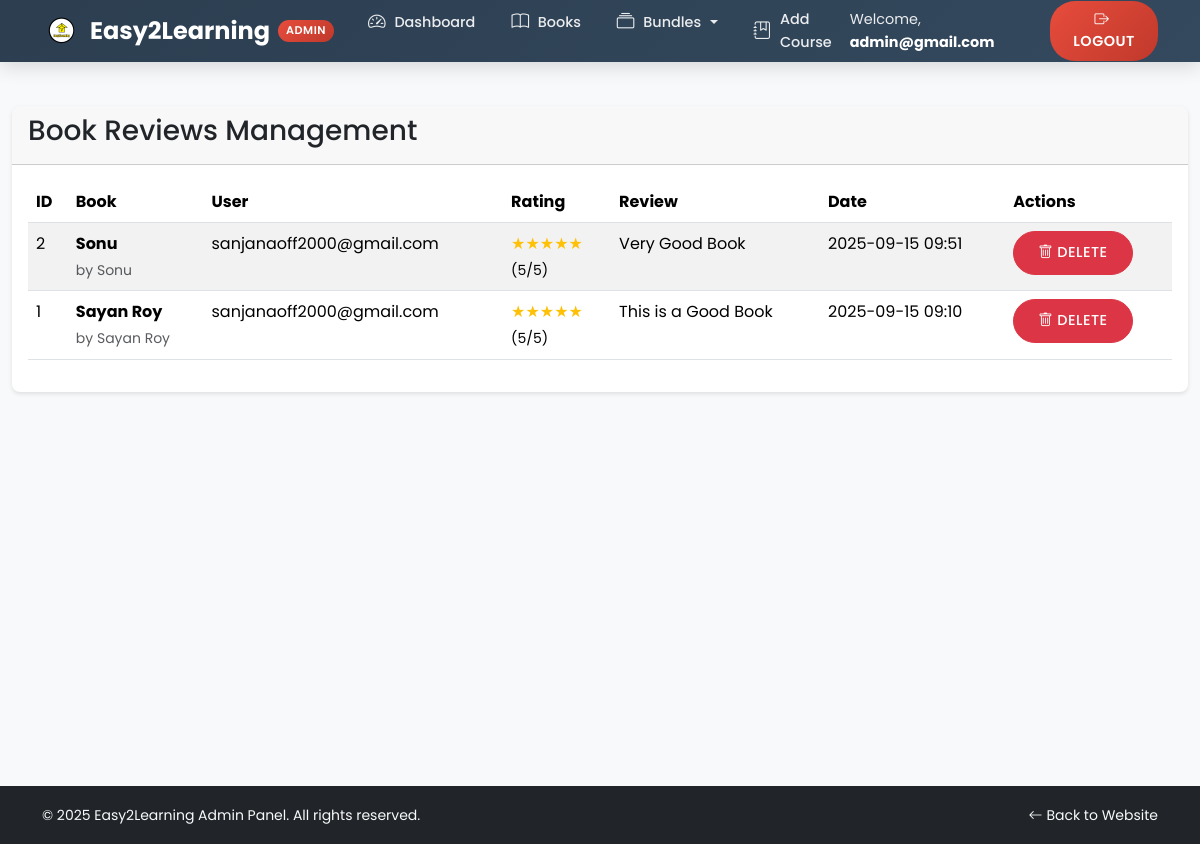
Page /admin/book-reviews (signed in) on the committed database.
### models.py (models this page shows)
class BookReview(db.Model):
    __tablename__ = 'book_reviews'
    id = db.Column(db.Integer, primary_key=True)
    book_id = db.Column(db.Integer, db.ForeignKey('books.id'), nullable=False)
    user_id = db.Column(db.Integer, db.ForeignKey('users.id'), nullable=False)
    rating = db.Column(db.Integer, nullable=False)  # 1-5 stars
    review_text = db.Column(db.Text, nullable=True)
    created_at = db.Column(db.DateTime, default=utc_now)
    user = db.relationship('User', backref='reviews')

class Book(db.Model):
    __tablename__ = 'books'
    id = db.Column(db.Integer, primary_key=True)
    title = db.Column(db.String(150), nullable=False)
    author = db.Column(db.String(100), nullable=False)
    description = db.Column(db.Text, nullable=True)
    quantity = db.Column(db.Integer, default=1)
    original_price = db.Column(db.Float, nullable=True)
    price = db.Column(db.Float, nullable=False, default=0.0)
    avg_rating = db.Column(db.Float, default=0.0)   # Average rating out of 5
    review_count = db.Column(db.Integer, default=0) # Number of reviews
    is_deleted = db.Column(db.Boolean, default=False) # Soft delete flag
    deleted_at = db.Column(db.DateTime, nullable=True) # When the book was deleted
    images = db.relationship('BookImage', backref='book', cascade="all, delete-orphan")
    reviews = db.relationship('BookReview', backref='book', cascade="all, delete-orphan")
    categories = db.relationship(
        'Category',
        secondary=book_categories,
        backref=db.backref('books', lazy='dynamic')
    )
    subcategories = db.relationship(
        'SubCategory',
        secondary=book_subcategories,
        backref=db.backref('books', lazy='dynamic')
    )

class User(db.Model):
    __tablename__ = 'users'
    id = db.Column(db.Integer, primary_key=True)
    email = db.Column(db.String(120), unique=True, nullable=False)
    phone = db.Column(db.String(20), nullable=True)
    password_hash = db.Column(db.String(128), nullable=False)
    reset_token = db.Column(db.String(100), nullable=True)
    reset_token_expiration = db.Column(db.DateTime, nullable=True)
    certificates = db.relationship('Certificate', backref='user', lazy=True)
    orders = db.relationship('Order', backref='user', lazy=True)
    transactions = db.relationship('Transaction', backref='user', lazy=True)
    customer = db.relationship('Customer', backref='user', uselist=False)

### admin_routes.py (the view)
@admin_bp.route('/book-reviews')
@admin_login_required
def manage_book_reviews():
    reviews = BookReview.query.order_by(BookReview.created_at.desc()).all()
    return render_template('admin/manage_reviews.html', reviews=reviews)

### admin_routes.py (called while the page is built)
def admin_login_required(f):
    from functools import wraps
    @wraps(f)
    def decorated_function(*args, **kwargs):
        if 'admin_id' not in session:
            flash('Please log in as admin to access this page.', 'danger')
            return redirect(url_for('admin.login'))
        return f(*args, **kwargs)
    return decorated_function

### templates/admin/manage_reviews.html (shortened to what this page needs)
{% extends 'admin_base.html' %}
{% block content %}
<div class="container-fluid py-4">
    <div class="row">
        <div class="col-12">
            <div class="card">
                <div class="card-header">
                    <h3 class="card-title">Book Reviews Management</h3>
                </div>
                <div class="card-body">
                    {% if reviews %}
                    <div class="table-responsive">
                        <table class="table table-striped">
                            <thead>
                                <tr>
                                    <th>ID</th>
                                    <th>Book</th>
                                    <th>User</th>
                                    <th>Rating</th>
                                    <th>Review</th>
                                    <th>Date</th>
                                    <th>Actions</th>
                                </tr>
                            </thead>
                            <tbody>
                                {% for review in reviews %}
                                <tr>
                                    <td>{{ review.id }}</td>
                                    <td>
                                        <strong>{{ review.book.title }}</strong><br>
                                        <small class="text-muted">by {{ review.book.author }}</small>
                                    </td>
                                    <td>{{ review.user.email }}</td>
                                    <td>
                                        <div class="text-warning">
                                            {% for i in range(review.rating) %}★{% endfor %}{% for i in range(5-review.rating) %}☆{% endfor %}
                                        </div>
                                        <small>({{ review.rating }}/5)</small>
                                    </td>
                                    <td>
                                        {% if review.review_text %}
                                        <div style="max-width: 300px;">
                                            {{ review.review_text | truncate(100) }}
                                        </div>
                                        {% else %}
                                        <em class="text-muted">No review text</em>
                                        {% endif %}
                                    </td>
                                    <td>{{ review.created_at.strftime('%Y-%m-%d %H:%M') }}</td>
                                    <td>
                                        <form method="POST" action="{{ url_for('admin.delete_review', review_id=review.id) }}"
                                              style="display: inline;"
                                              onsubmit="return confirm('Are you sure you want to delete this review?')">
                                            <button type="submit" class="btn btn-danger btn-sm">
                                                <i class="bi bi-trash"></i> Delete
                                            </button>
                                        </form>
                                    </td>
                                </tr>
                                {% endfor %}
                            </tbody>
                        </table>
                    </div>
                    {% else %}
                    <div class="text-center py-4">
                        <i class="bi bi-chat-square-text" style="font-size: 3rem; color: #ccc;"></i>
                        <p class="mt-3 text-muted">No reviews found.</p>
                    </div>
                    {% endif %}
                </div>
            </div>
        </div>
    </div>
</div>
{% endblock %}

### static/css/style.css (style rules this page uses)
:root { --primary: #FFD700; --primary-light: #e9e7dc; --primary-dark: #E6C200; --secondary:#333333 ; --secondary-light: #444444; --secondary-dark: #222222; --white: #FFFFFF; --light-gray: #F5F5F5; --medium-gray: #E0E0E0; --text-dark: #222222; --text-light: #666666; --transition: all 0.3s ease; --shadow-sm: 0 2px 4px rgba(0, 0, 0, 0.1); --shadow: 0 4px 6px rgba(0, 0, 0, 0.1); --shadow-lg: 0 10px 15px rgba(0, 0, 0, 0.1); --border-radius: 8px; }
body { font-family: 'Poppins', sans-serif; color: var(--text-dark); background-color: var(--light-gray); line-height: 1.6; overflow-x: hidden; }
.btn { border-radius: 30px; padding: 10px 24px; font-weight: 500; transition: var(--transition); text-transform: uppercase; letter-spacing: 0.5px; font-size: 0.9rem; }
.card { border: none; border-radius: var(--border-radius); overflow: hidden; transition: var(--transition); box-shadow: var(--shadow-sm); }

### rows in the picture
BookReview: id "2", book "Sonu", book.author "Sonu", user.email "sanjanaoff2000@gmail.com", rating "5", review_text "Very Good Book", created_at "2025-09-15 09:51"
BookReview: id "1", book "Sayan Roy", book.author "Sayan Roy", user.email "sanjanaoff2000@gmail.com", rating "5", review_text "This is a Good Book", created_at "2025-09-15 09:10"

### other values in the picture
{{ session.get('admin_email', 'Admin') }} "admin@gmail.com"
